Frame 1 (no input): blank canvas, image omitted
Frame 60 (no input): blank canvas, image omitted
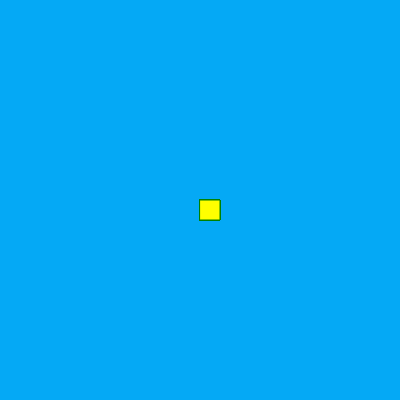
Frame 120 (the mouse pressed at the canvas centre since frame 60)

The p5.js sketch whose frames 1 and 60 were blank and that drew this single picture after the mouse press (run headless with seeded random() and noise() and a simulated clock; from frame 60 on, the mouse is pressed at the canvas centre):

// p5.js sketch
// ── sketch.js
function setup() {
    createCanvas(400, 400);
    background("#05A9F5");
  
  }
  
  function draw() {
    stroke("green");
    fill("yellow");
    if(mouseIsPressed) {
    rect(mouseX,mouseY,20,20);
    }
  }
